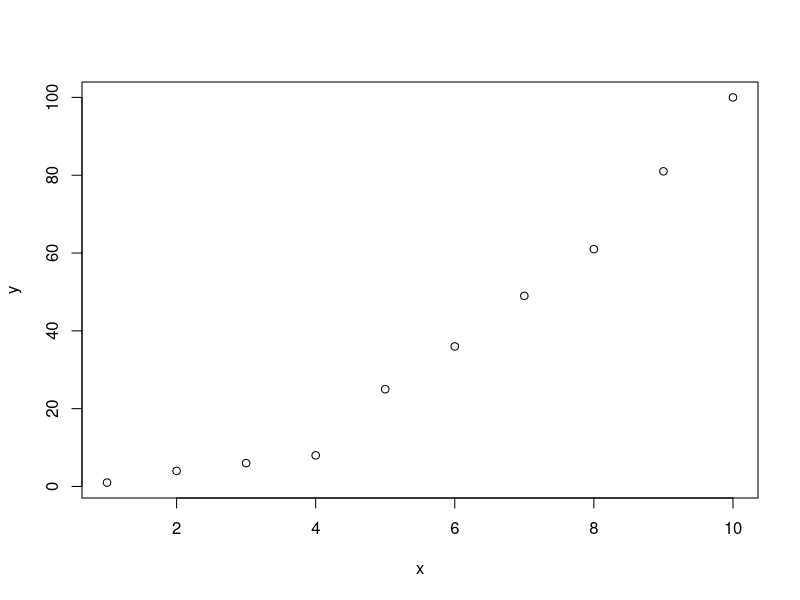

The R source for this figure: (Note: this script raises an error after producing the figure.)
# PARTE 2

# 1. Graficar los puntos (1,1),(2,4),(3,6),(4,8),(5,25),(6,36),(7,49),
# (8,61),(9,81),(10,100) en un plano utilizando RStudio.

x <- c(1:10)
y <- c(1,4,6,8,25,36,49,61,81,100)

df <- data.frame(x,y)
df

plot(x,y)

# 2. Ingresar la matriz A en RStudio

numeros <- c(1,2,3,2,4,6,3,6,9,4,8,12)
A <- matrix(numeros, nrow = 4, ncol = 3, byrow = TRUE)
A

# 3. Ingresar la matriz identidad de tamaño 3 

I <- diag(3)
I

# 4. Crea una función que cree una matriz nula ingresando las dimensiones

MN <- function(f,c){
  matrix(0, nrow = f, ncol = c)
}
MN(5,7)

# 5. Modificar la matriz diag(4), para que se parezca a la matriz B

B <- diag(4)
B[1,1]=0
B[2,2]=2
B[3,3]=3
B[4,4]=4
B

# 6. Obtener la matriz transpuesta de A

At <- t(A)
At

# 7. Realizar las siguientes operaciones A+B, A−B, 3*B y A*B

AmasB <- A+B[1:4,1:3]
AmasB

AmenosB <- A-B[1:4,1:3]
AmenosB

3*B

A*B[1:4,1:3]

# 8.  Crea una función para calcular P^6

p <- c(1,2,3,-2,4,-2,1,0,1)
P <- matrix(p, nrow = 3, ncol = 3, byrow = TRUE)
P

funcion8 <- function(numerito){
  numerito^6
}
funcion8(P)

# 9. Resolver el sistema de ecuaciones

fila <- c(3,-1,1,9,-2,1,3,1,-2)
matriz1 <- matrix(fila, nrow = 3, ncol = 3, byrow = TRUE)
matriz1

matriz2 <- matrix(c(-1,-9,-9), nrow = 3, ncol = 1)
matriz2

matrizR <- solve(matriz1,matriz2)
matrizR

# 10. Funcion eigen y det

# eigen determina los autovalores y autovectores de una matriz
eigen(cbind( 1, 3:1, 1:3))

#Det determina la determinante de una matriz
Z <- matrix(c(4,54,2,4,8,4,2,4,8),nrow = 3,ncol = 3)
det(Z)

# 11. Calcular

datosB <- c(1:5,2*1:5,3*1:5,4*1:5,5*1:5,6*1:5,7*1:5,8*1:5,9*1:5,10*1:5)
MatrizB <- matrix(datosB,nrow = 10, ncol = 5, byrow = TRUE)
MatrizB

datosA <- c(0,1,0,1,0,1,0,1,0,1,0,1,0,1,0,0,1,0,0,1,1,0,1,1,0)
MatrizA <- matrix(datosA,nrow = 5, ncol = 5, byrow = TRUE)
MatrizA

Prob1 <- MatrizB%*%MatrizA - MatrizB%*%t(MatrizA)
Prob1

# 12. Calcular

X <- matrix(c(1,1,1,1,1,1,-1,0,1,2),nrow = 5, ncol = 2)
Y <- matrix(c(0,0,1,1,3),nrow = 5, ncol = 1)

Beta <- ((t(X)%*%X)^(-1))%*%t(X)%*%Y
Beta

# 13. Corre el siguiente código para cargar los vectores year y co2 en memoria
data(co2)
means = aggregate(co2, FUN=mean)
year = as.vector(time(means))
co2 = as.vector(means)

df2 <- data.frame(year, co2)
df2

ite <- for(i in 1:39)

df2 <- cbind(year,co2,)
df2

